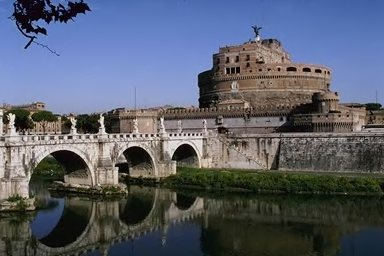
#> input picture assignment4/279.jpg, 384 x 256 px
$ python average.py
#> lines starting #> are read from the running program, lines starting #| are printed output that depends on the picture
#> further down, img is the input picture: shape (256, 384, 3); mean B, G, R 108.7, 94.6, 88.8
import cv2
import numpy as np
from matplotlib import pyplot as plt

def result1(img):
    kernel = np.ones((5,5),np.float32)/25
    dst = cv2.filter2D(img,-1,kernel)
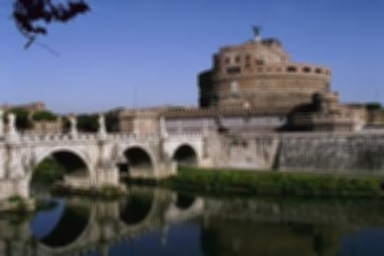
#> dst: shape (256, 384, 3); mean B, G, R 108.7, 94.6, 88.8

    plt.subplot(121),plt.imshow(img),plt.title('Original')
    plt.xticks([]), plt.yticks([])
    plt.subplot(122),plt.imshow(dst),plt.title('Averaging(5,5)')
    plt.xticks([]), plt.yticks([])
    plt.show()
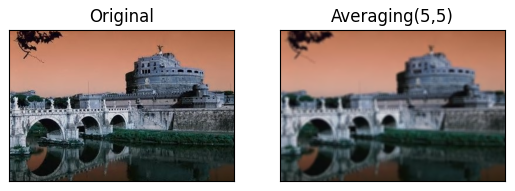
#> figure drawn by matplotlib, 2 panels; B, G, R data is drawn as R, G, B

def result2(img):
    kernel = np.ones((7,7),np.float32)/49
    dst = cv2.filter2D(img,-1,kernel)

    plt.subplot(121),plt.imshow(img),plt.title('Original')
    plt.xticks([]), plt.yticks([])
    plt.subplot(122),plt.imshow(dst),plt.title('Averaging(7,7)')
    plt.xticks([]), plt.yticks([])
    plt.show()
#> figure, not shown here; B, G, R data is drawn as R, G, B

def result3(img):
    kernel = np.ones((3,3),np.float32)/9
    dst = cv2.filter2D(img,-1,kernel)
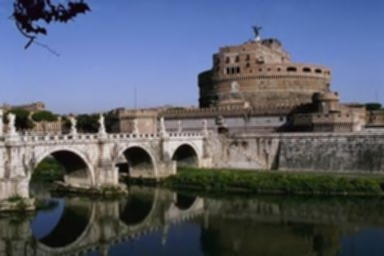
#> dst: shape (256, 384, 3); mean B, G, R 108.7, 94.6, 88.8

    plt.subplot(121),plt.imshow(img),plt.title('Original')
    plt.xticks([]), plt.yticks([])
    plt.subplot(122),plt.imshow(dst),plt.title('Averaging(3,3)')
    plt.xticks([]), plt.yticks([])
    plt.show()
#> figure, not shown here; B, G, R data is drawn as R, G, B


img = cv2.imread('279.jpg')
result1(img)
result2(img)
result3(img)
